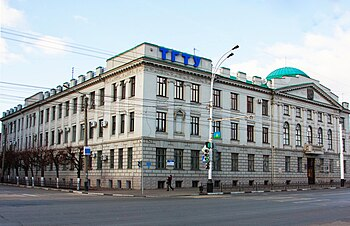
#> input picture Обработка изображений/images/main_building.jpg, 350 x 226 px
$ python '№3.py'
#> lines starting #> are read from the running program, lines starting #| are printed output that depends on the picture
#Задача 3.3 Открыть изображение с использованием библиотеки Pillow,
# сделать негатив изображения (отразить значения цветов пикселей), сохранить результат.
from PIL import Image, ImageOps

filename = "images/main_building.jpg"
negative_filename = "images/negative_main_building.jpg"
try:
    with open(negative_filename, 'x'):
        with Image.open(filename, 'r') as img:
#> img is the input picture: PIL image 350x226 RGB; mean R, G, B 149.9, 157, 160.5
            negative_img = ImageOps.invert(img)
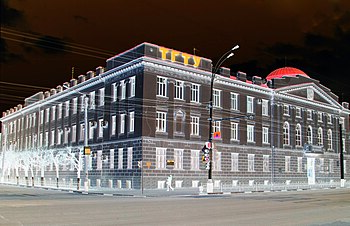
#> negative_img: PIL image 350x226 RGB; mean R, G, B 105.1, 98, 94.5
            negative_img.save(negative_filename)
            img.show()
            negative_img.show()
except FileExistsError:
    print('Файл уже существует, поэтому сохранен не будет.')
